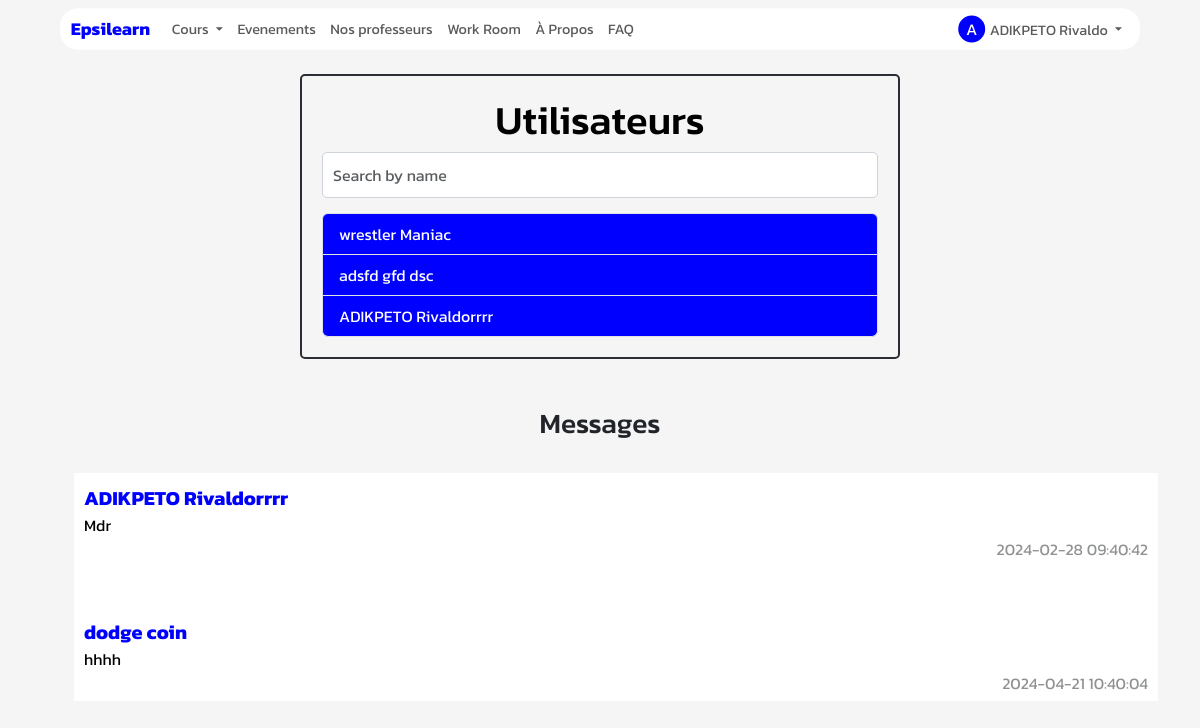
Screenshot of /users (signed in) with the database file from the repository.
### App/Models/models.py (models this page shows, shortened)
class User(db.Model):
    id = db.Column(db.Integer, primary_key=True)
    nom = db.Column(db.String(50))
    prenom = db.Column(db.String(50))
    nationalite = db.Column(db.String(50))
    mail = db.Column(db.String(50))
    code = db.Column(db.String(50))
    pseudo=db.Column(db.String(200))
    date_naiss=db.Column(db.DateTime)
    ter = db.Column(db.String(50),default="non")
    age=db.Column(db.Integer)
    confirmer = db.Column(db.String(50),default="non")
    mdp=db.Column(db.String(50))
    photo=db.Column(db.String(50),default="static/Profil/unknown.jpg")
    password_reset_token = db.Column(db.String(100))
    password_reset_expiration = db.Column(db.DateTime)
    role=db.Column(db.String(200))
    etudiant= db.relationship('Etudiant', backref='acces_etudiant', foreign_keys='Etudiant.id_user_e')
    prof= db.relationship('Prof', backref='acces_prof', foreign_keys='Prof.id_user_p')
    autre= db.relationship('Autre', backref='acces_autre', foreign_keys='Autre.id_user_a')

class Message(db.Model):
    id = db.Column(db.Integer, primary_key=True)
    contenu = db.Column(db.Text)
    date_envoi = db.Column(db.DateTime, default=datetime.utcnow)
    expediteur_id = db.Column(db.Integer, db.ForeignKey('user.id'))
    expediteur = db.relationship('User', backref='messages_envoyes', foreign_keys=[expediteur_id])
    destinataire_id = db.Column(db.Integer, db.ForeignKey('user.id'))
    destinataire = db.relationship('User', backref='messages_recus', foreign_keys=[destinataire_id])

### App/Main/routes_contact.py (the view)
@MainBp.route('/users')
@student_prof_login_required
def users():
    try:
        user_id = session.get('userid')
        if session.get('role')=="etudiant":
            users= User.query.join(Prof).filter(User.id != user_id).all()
        elif session.get('role')=="professeur":
            users= User.query.join(Etudiant).filter(User.id != user_id).all()
        else:
            raise PermissionError("Vous n'avez pas les permissions nécessaires pour accéder à cette page.")
        interactions = (
            db.session.query(User)
            .join(Message, (Message.expediteur_id == User.id) | (Message.destinataire_id == User.id))
            .filter((Message.expediteur_id == user_id) | (Message.destinataire_id == user_id))
            .distinct()
        )
        dernier_messages = {}
        for autre_utilisateur in interactions:
            dernier_message = (
                Message.query.filter(
                    ((Message.expediteur_id == user_id) & (Message.destinataire_id == autre_utilisateur.id)) |
                    ((Message.expediteur_id == autre_utilisateur.id) & (Message.destinataire_id == user_id))
                )
                .order_by(Message.date_envoi.desc())
                .first()
            )
            dernier_messages[autre_utilisateur] = dernier_message
    except PermissionError as e:
        return redirect(url_for('acces_interdit'))
    except:
        users=[]
        interactions=[]
        dernier_messages={}
    return render_template('users.html', users=users,user=user,dernier_messages=dernier_messages)

### App/Controllers/fonction.py (called while the page is built)
def get_current_user():
    _current_user=None
    if session.get("userid"):
        user=User.query.get(session.get("userid"))
        if user:
            _current_user=user
    return _current_user

def nombre_np():
    if session.get('role') in ["etudiant","professeur"]:
        np,_=notif(session.get("role"))
        nombre= np_nombre(us=np)
    else:
        nombre= np_nombre(us=0)
    return nombre

def nombre_nd():
    if session.get('role') in ["etudiant","professeur"]:
        _,nd=notif(session.get("role"))
        nombre= nd_nombre(us=nd)
    else:
        nd=0
        nombre= nd_nombre(us=nd)
    return nombre

### App/Decorators/__init__.py (called while the page is built)
def student_prof_login_required(f):
    @wraps(f)
    def _student_prof_login_required(*args,**kwargs):
        if "role" in session and session.get('role') in ["professeur", "etudiant"]:
            return f(*args,**kwargs)
        else:
            session['next_url'] = request.url
            print(request.url)
            return redirect(url_for('Main.connexion'))
    return _student_prof_login_required

### App/Main/routes_home.py (called while the page is built)
@MainBp.app_context_processor
def inject_param():
    return dict(current_user=current_user,np=np,nd=nd,n_stud=n_stud,user_type=session.get("role"))

### app.py (called while the page is built)
@app.after_request
def set_secure_headers(response):
    response.headers['X-Content-Type-Options'] = 'nosniff'
    response.headers['X-Frame-Options'] = 'SAMEORIGIN'
    response.headers['X-XSS-Protection'] = '1; mode=block'
    return response

@app.before_request
def update_session_time():
    if user:
        if user.id not in processed_requests and user.id is not None:
            last_activity_key = f'last_activity:{user.id}'
            redis_store.set(last_activity_key, datetime.now().strftime('%Y-%m-%d %H:%M:%S'), ex=3)
            session['online_users'] = len(redis_store.keys('last_activity:*'))
            processed_requests[user.id] = True

### App/Main/templates/users.html (shortened to what this page needs)
{% extends "base.html" %}
{% block content %}
    <div style="height: 10px;"></div>
    <div class="container style mt-4">
        <h1 style="color: rgb(0, 0, 0);">Utilisateurs</h1>
        <div class="form-group">
            <input type="text" class="form-control" id="search" placeholder="Search by name">
        </div>
        <ul id="user-list-panel" class="list-group">
            {% for us in users %}
                <li class="list-group-item" style="background-color: blue;color: white;">
                    <a href="{{ url_for('Main.conversation', user_id=us.id) }}" style="text-decoration: none;color: white;">{{ us.nom }} {{ us.prenom }}</a>
                </li>
            {% endfor %}
        </ul>
    </div>
    <br>
    <br>
    <div class="container">
        <h3 style="text-align: center;">Messages</h3>
        <br>
        <ul>
            {% for autre_utilisateur, dernier_message in dernier_messages.items() %}
            <li class="msglist" style="padding: 10px;padding-bottom: 30px;" onclick="window.location.href='{{ url_for('Main.conversation', user_id=autre_utilisateur.id) }}';">
                {% if dernier_message %}
                <span style="font-weight: bold;color: blue;font-size: 20px;">{{ autre_utilisateur.nom }} {{ autre_utilisateur.prenom }}</span>
                <br>
                <span style="color: rgb(0, 0, 0);">{{ dernier_message.contenu }}</span>
                <br>
                 <span style="float: right;opacity: 0.5;margin-bottom: 10px;">{{ dernier_message.date_envoi.strftime('%Y-%m-%d %H:%M:%S') }}</span>
                {% endif %}
            </li>
            {% endfor %}
        </ul>
    </div>
{% endblock %}

### App/Main/templates/base.html (shortened to what this page needs)
<!DOCTYPE html>
<html>
<head>
    <link href="https://cdn.jsdelivr.net/npm/bootstrap@5.3.0/dist/css/bootstrap.min.css" rel="stylesheet">
    <link
    rel="stylesheet"
    href="https://pro.fontawesome.com/releases/v5.10.0/css/all.css"
  />
  <link rel="stylesheet" href="https://cdnjs.cloudflare.com/ajax/libs/animate.css/4.1.1/animate.min.css">
</head>
<body style="font-family: 'Kanit';">
 <div class="page-content hidden">
    {% block nav %}
    <nav class="navbar navbar-expand-lg navbar-light bg-transparent " style="display: flex;justify-content: center; height: 40px;scale: 0.9;z-index: 9999999999999999999999;" >
        <div class="container-fluid text-center" style="background-color: rgb(255, 255, 255);border-radius: 20px;z-index: 9;opacity: 1;margin-top: 20px;padding: 0 12px;">
            <a class="navbar-brand" href="/accueil" style="color: blue;">Epsilearn</a>
            <div class="collapse navbar-collapse" id="navbarNav">
                <ul class="navbar-nav" style="z-index: 99999999999999999;">
                    {% if user_type == 'professeur' %}
                    {% if np.us>0 %}
                    <style>
                        #prg{
                            color: brown;
                            font-weight: bold;
                        }
                    </style>
                    {% endif %}
                    {% if nd.us > 0 %}
                    <style>
                        #dmd{
                            color: brown;
                            font-weight: bold;
                        }
                    </style>
                    {% endif %}
                    <li class="nav-item dropdown" >
                        <a class="nav-link dropdown-toggle" href="#" id="navbarDropdownMenuLink" role="button" data-bs-toggle="dropdown" aria-expanded="false">
                            Cours
                        </a>
                        <ul class="dropdown-menu" aria-labelledby="navbarDropdownMenuLink">
                            <li><a id="prg" class="dropdown-item" href="/programme">Programmes{% if np.us > 0 %}({{np.us}}){% endif %}</a></li>
                            <li><a id="dmd" class="dropdown-item" href="/demande">Demandes{% if nd.us > 0 %}({{nd.us}}){% endif %}</a></li>
                            <li><a class="dropdown-item" href="/offre">Offres</a></li>
                            <li><a class="dropdown-item" href="/cours-crees">Mes services</a></li>
                        </ul>
                    </li>
                    <li class="nav-item">
                        <a class="nav-link" id="evenement" href="/evenement">Evenements</a>
                    </li>
                    <li class="nav-item">
                        <a class="nav-link"  id="workroom" href="/chambrepomodoro">Work Room</a>
                    </li>
                    <li class="nav-item">
                        <a class="nav-link" id="about"  href="/about">À Propos</a>
                    </li>
                    <li class="nav-item">
                        <a class="nav-link" id="faq"  href="/faq">FAQ</a>
                    </li>
                    {% elif user_type == 'etudiant' %}
                    <li class="nav-item dropdown">
                        <a class="nav-link dropdown-toggle"  href="#" id="navbarDropdownMenuLink"  role="button" data-bs-toggle="dropdown" aria-expanded="false">
                            Cours
                        </a>
                    </li>
                    <li class="nav-item">
                        <a class="nav-link" id="evenement" href="/evenement">Evenements</a>
                    </li>
                    <li class="nav-item">
                      <a class="nav-link" id="listeprof" href="/listeprof">Nos professeurs</a>
                  </li>
                  <li class="nav-item">
                    <a class="nav-link"  id="workroom" href="/chambrepomodoro">Work Room</a>
                  </li>
                <li class="nav-item">
                    <a class="nav-link" id="about" href="/about">À Propos</a>
                </li>
                  <li class="nav-item">
                    <a class="nav-link" id="faq"  href="/faq">FAQ</a>
                </li>
                    {% endif %}
                </ul>
                <ul class="navbar-nav ms-auto">
                    {% if current_user %}
                    <li class="nav-item dropdown">
                        <a class="nav-link dropdown-toggle" href="#" id="navbarDropdownMenuLink2" role="button" data-bs-toggle="dropdown" aria-expanded="false">
                            <span class="user-initials">{{ current_user.nom|first }}</span>{{ current_user.nom }} {{ current_user.prenom }}
                        </a>
                    </li>
                    {% endif %}
                </ul>
            </div>
        </div>
    </nav>
    {% endblock %}
    <div  style="font-family:'Kanit';overflow-x:hidden;overflow-y: hidden;">
        {% block content %}
        {% endblock %}
    </div>
</div>
</body>
</html>

### App/Main/templates/base.html (style rules this page uses)
.loaded .page-content { display: block; }
.navbar-brand { font-weight: bold; }
.user-initials { width: 30px; height: 30px; border-radius: 50%; background-color: blue; color: #ffffff; font-size: 18px; display: inline-flex; align-items: center; justify-content: center; margin-right: 5px; text-transform: uppercase; }

### App/Main/templates/users.html (style rules this page uses)
body { background-color: #f5f5f5; }
.style { max-width: 600px; margin: 0 auto; border: 2px solid #2a2d33; border-radius: 5px; background-color: transparent; padding: 20px; }
h1 { text-align: center; }
#search { width: 100%; padding: 10px; font-size: 16px; border: 1px solid #ced4da; border-radius: 5px; margin-bottom: 15px; }
#user-list-panel { max-height: 320px; overflow-y: auto; }
.list-group-item { cursor: pointer; transition: background-color 0.2s; }
ul { list-style: none; }
.msglist { background-color: rgb(255, 255, 255); }

### rows the page displays
User: nom|first "A", nom "ADIKPETO", prenom "Rivaldo"
User: nom "wrestler", prenom "Maniac"
User: nom "adsfd gfd", prenom "dsc"
User: nom "ADIKPETO", prenom "Rivaldorrrr", contenu "Mdr", date_envoi "2024-02-28 09:40:42"
User: nom "dodge", prenom "coin", contenu "hhhh", date_envoi "2024-04-21 10:40:04"
